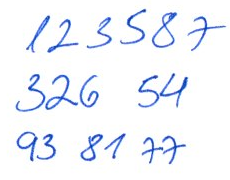
#> input picture MNIST CNN/scan.png, 230 x 180 px
$ jupyter execute mnist_keras.ipynb   (older library calls are emulated)
#> lines starting #> are read from the running program, lines starting #| are printed output that depends on the picture; after the words box and inside, x2 and y2 are one past the last pixel; in counts of white or black regions, pixels touching at a corner belong together
[cell 1]
from numpy import mean
from numpy import std
import os
import numpy as np
from matplotlib import pyplot
from sklearn.model_selection import KFold
from keras.datasets import mnist
from keras.utils import to_categorical
from keras.models import Sequential
from keras.layers import Conv2D
from keras.layers import MaxPooling2D
from keras.layers import Dense
from keras.layers import Flatten
from keras.layers import BatchNormalization
from keras.preprocessing.image import load_img
from keras.preprocessing.image import img_to_array
from keras.models import load_model
from keras.optimizers import SGD
import cv2

[cell 2]
def load_dataset():
	# load dataset
	(trainX, trainY), (testX, testY) = mnist.load_data()
	# reshape dataset to have a single channel
	trainX = trainX.reshape((trainX.shape[0], 28, 28, 1))
	testX = testX.reshape((testX.shape[0], 28, 28, 1))
	# one hot encode target values
	trainY = to_categorical(trainY)
	testY = to_categorical(testY)
	return trainX, trainY, testX, testY

# [9 lines left out: function prep_pixels, not called in this run]

[cell 3]
# define cnn model
# [16 lines left out: function define_model, not called in this run]

[cell 4]
# evaluate a model using k-fold cross-validation
# [40 lines left out: functions evaluate_model, summarize_diagnostics, summarize_performance, not called in this run]

[cell 5]
# run the test harness for evaluating a model
def run_test_harness():
	# load dataset
	trainX, trainY, testX, testY = load_dataset()
	# prepare pixel data
	trainX, testX = prep_pixels(trainX, testX)
    # define model
	model = define_model()
	scores, histories = evaluate_model(model, trainX, trainY)
	# learning curves
	summarize_diagnostics(histories)
	# summarize estimated performance
	summarize_performance(scores)
	# save model
	model.save('final_model.h5')

[cell 6]
run_test_harness()
#> (the call stopped at in load_dataset, `(trainX, trainY), (testX, testY) = mnist.load_data()`: keras is not available in this run)

[cell 7]
# load and prepare the image
def load_image(filename):
	# load the image
	img = load_img(filename, grayscale=True, target_size=(28, 28))
	# convert to array
	img = img_to_array(img)
	# reshape into a single sample with 1 channel
	img = img.reshape(1, 28, 28, 1)
	# prepare pixel data
	img = img.astype('float32')
	img = img / 255.0
	return img

# load an image and predict the class
def run_example():
	# load the image
	img = load_image('t1.png')
	# load model
	model = load_model('final_model.h5')
	# predict the class
	digit = model.predict_classes(img)
	print(digit[0])

[cell 8]
run_example()
#> (the call stopped at in load_image, `img = load_img(filename, grayscale=True, target_size=(28, 28))`: keras is not available in this run)

[cell 9]
def from_scan(keep_tmp=False):
#> called with keep_tmp = False
    img = cv2.imread('scan.png')
#> img is the input picture: shape (180, 230, 3); mean B, G, R 250, 243.9, 240.6
    imgray = cv2.cvtColor(img, cv2.COLOR_BGR2GRAY)
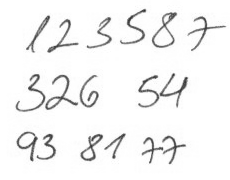
#> imgray: shape (180, 230); min 47, max 255, mean 243.6
    ret, thresh = cv2.threshold(imgray.copy(), 150, 255, cv2.THRESH_BINARY_INV)
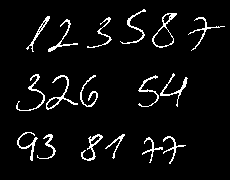
#> thresh: shape (180, 230); 5.4% white in thin lines or dots, all inside (x1, y1, x2, y2) = (16, 9, 225, 164)
    _, contours, _ = cv2.findContours(thresh.copy(), cv2.RETR_EXTERNAL, cv2.CHAIN_APPROX_NONE)
#> contours = 17 contours; largest, box (x1, y1, x2, y2) and area: (152, 13, 177, 48) 390, (46, 75, 78, 110) 170, (81, 134, 103, 161) 126, (160, 73, 188, 107) 84, (26, 16, 50, 52) 84
    digits = []
    i = 0
    model = load_model('final_model.h5')
    for c in contours:
        x, y, w, h = cv2.boundingRect(c)
        cv2.rectangle(img, (x, y), (x + w, y +h ), color=(0, 255, 0), thickness=2)
        digit = thresh[y:y+h, x:x+w]
        padded_digit = np.pad(digit, ((10, 10),(10, 10)), "constant", constant_values=0)
        digit = cv2.resize(digit,(28,28))
        digit = cv2.resize(digit,(20,20))
        padded_digit = np.pad(digit, ((4, 4),(4, 4)), "constant", constant_values=0)
        cv2.imwrite(f't{i}.png', padded_digit)
        pred = model.predict_classes(load_image(f't{i}.png'))
        print(f'prediction for t{i}.png: {pred}')
        if not keep_tmp:
            os.remove(f't{i}.png')
        i=i+1

[cell 10]
from_scan()
#> (the call stopped at in from_scan, `model = load_model('final_model.h5')`: keras is not available in this run)

$ run again, with MNIST CNN/scan2.png copied over MNIST CNN/scan.png
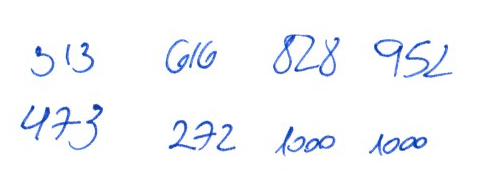
#> input picture MNIST CNN/scan2.png, 480 x 180 px
#> in from_scan, img is the input picture: shape (180, 480, 3); mean B, G, R 251.8, 247.6, 245.6
#> in from_scan, `imgray = cv2.cvtColor(img, cv2.COLOR_BGR2GRAY)`:
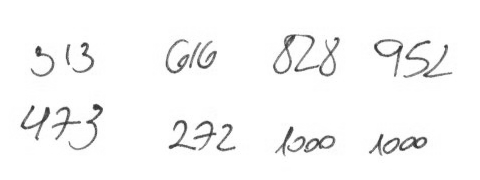
#> imgray: shape (180, 480); min 46, max 255, mean 247.5
#> in from_scan, `ret, thresh = cv2.threshold(imgray.copy(), 150, 255, cv2.THRESH_BINARY..`:
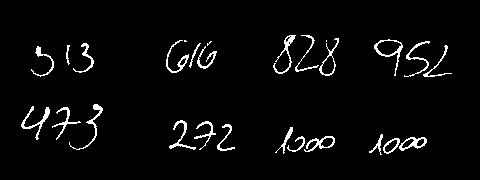
#> thresh: shape (180, 480); 3.6% white in thin lines or dots, all inside (x1, y1, x2, y2) = (21, 35, 452, 155)
#> contours = 27 contours, 4 with area under 20; largest, box (x1, y1, x2, y2) and area: (374, 39, 403, 76) 366, (319, 38, 339, 76) 244, (399, 137, 427, 151) 214, (304, 136, 335, 152) 189, (383, 138, 400, 154) 150
